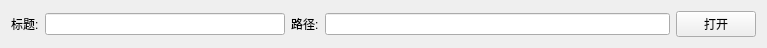
<?xml version="1.0" encoding="UTF-8"?>
<ui version="4.0">
 <class>FnAppBarSetItemWidget</class>
 <widget class="QWidget" name="FnAppBarSetItemWidget">
  <property name="geometry">
   <rect>
    <x>0</x>
    <y>0</y>
    <width>767</width>
    <height>40</height>
   </rect>
  </property>
  <property name="windowTitle">
   <string>Form</string>
  </property>
  <layout class="QHBoxLayout" name="horizontalLayout">
   <item>
    <widget class="QLabel" name="label_2">
     <property name="text">
      <string>标题:</string>
     </property>
    </widget>
   </item>
   <item>
    <widget class="QLineEdit" name="edtCaption">
     <property name="maximumSize">
      <size>
       <width>240</width>
       <height>16777215</height>
      </size>
     </property>
    </widget>
   </item>
   <item>
    <widget class="QLabel" name="label">
     <property name="text">
      <string>路径:</string>
     </property>
    </widget>
   </item>
   <item>
    <widget class="QLineEdit" name="edtPath"/>
   </item>
   <item>
    <widget class="QPushButton" name="btnOpen">
     <property name="text">
      <string>打开</string>
     </property>
    </widget>
   </item>
  </layout>
 </widget>
 <resources/>
 <connections/>
</ui>
